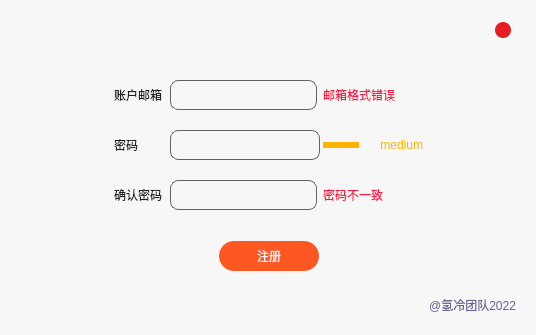
<?xml version="1.0" encoding="UTF-8"?>
<ui version="4.0">
 <class>Register</class>
 <widget class="QDialog" name="Register">
  <property name="windowModality">
   <enum>Qt::NonModal</enum>
  </property>
  <property name="geometry">
   <rect>
    <x>0</x>
    <y>0</y>
    <width>536</width>
    <height>335</height>
   </rect>
  </property>
  <property name="windowTitle">
   <string>Register</string>
  </property>
  <property name="styleSheet">
   <string notr="true">background:rgb(247,247,247);
border-radius:15px;
border:rgb(247,247,247);

</string>
  </property>
  <layout class="QGridLayout" name="gridLayout">
   <item row="0" column="0">
    <widget class="QFrame" name="frame">
     <property name="styleSheet">
      <string notr="true"/>
     </property>
     <property name="frameShape">
      <enum>QFrame::StyledPanel</enum>
     </property>
     <property name="frameShadow">
      <enum>QFrame::Raised</enum>
     </property>
     <layout class="QVBoxLayout" name="verticalLayout">
      <property name="spacing">
       <number>0</number>
      </property>
      <property name="leftMargin">
       <number>0</number>
      </property>
      <property name="topMargin">
       <number>0</number>
      </property>
      <property name="rightMargin">
       <number>0</number>
      </property>
      <property name="bottomMargin">
       <number>0</number>
      </property>
      <item>
       <widget class="QFrame" name="frame_2">
        <property name="sizePolicy">
         <sizepolicy hsizetype="Preferred" vsizetype="Maximum">
          <horstretch>0</horstretch>
          <verstretch>0</verstretch>
         </sizepolicy>
        </property>
        <property name="frameShape">
         <enum>QFrame::StyledPanel</enum>
        </property>
        <property name="frameShadow">
         <enum>QFrame::Raised</enum>
        </property>
        <layout class="QHBoxLayout" name="horizontalLayout">
         <item>
          <spacer name="horizontalSpacer">
           <property name="orientation">
            <enum>Qt::Horizontal</enum>
           </property>
           <property name="sizeHint" stdset="0">
            <size>
             <width>40</width>
             <height>16</height>
            </size>
           </property>
          </spacer>
         </item>
         <item>
          <widget class="QPushButton" name="close_button">
           <property name="sizePolicy">
            <sizepolicy hsizetype="Fixed" vsizetype="Fixed">
             <horstretch>0</horstretch>
             <verstretch>0</verstretch>
            </sizepolicy>
           </property>
           <property name="maximumSize">
            <size>
             <width>16</width>
             <height>16</height>
            </size>
           </property>
           <property name="styleSheet">
            <string notr="true">QPushButton{
	background:#e51c23;
	border-radius:8px;
}

QPushButton:hover{
	background:#b0120a;
}

QPushButton:pressed{
	background:#b0120a;
}</string>
           </property>
           <property name="text">
            <string/>
           </property>
          </widget>
         </item>
         <item>
          <spacer name="horizontalSpacer_3">
           <property name="orientation">
            <enum>Qt::Horizontal</enum>
           </property>
           <property name="sizeType">
            <enum>QSizePolicy::Maximum</enum>
           </property>
           <property name="sizeHint" stdset="0">
            <size>
             <width>5</width>
             <height>20</height>
            </size>
           </property>
          </spacer>
         </item>
        </layout>
       </widget>
      </item>
      <item>
       <widget class="QFrame" name="frame_3">
        <property name="frameShape">
         <enum>QFrame::StyledPanel</enum>
        </property>
        <property name="frameShadow">
         <enum>QFrame::Raised</enum>
        </property>
        <layout class="QGridLayout" name="gridLayout_3">
         <item row="0" column="1">
          <widget class="QFrame" name="frame_4">
           <property name="minimumSize">
            <size>
             <width>300</width>
             <height>0</height>
            </size>
           </property>
           <property name="frameShape">
            <enum>QFrame::StyledPanel</enum>
           </property>
           <property name="frameShadow">
            <enum>QFrame::Raised</enum>
           </property>
           <layout class="QVBoxLayout" name="verticalLayout_2">
            <item>
             <widget class="QFrame" name="frame_6">
              <property name="frameShape">
               <enum>QFrame::StyledPanel</enum>
              </property>
              <property name="frameShadow">
               <enum>QFrame::Raised</enum>
              </property>
              <layout class="QGridLayout" name="gridLayout_2">
               <item row="2" column="1">
                <widget class="QLineEdit" name="password_lineEdit">
                 <property name="sizePolicy">
                  <sizepolicy hsizetype="Expanding" vsizetype="Fixed">
                   <horstretch>0</horstretch>
                   <verstretch>0</verstretch>
                  </sizepolicy>
                 </property>
                 <property name="minimumSize">
                  <size>
                   <width>150</width>
                   <height>0</height>
                  </size>
                 </property>
                 <property name="maximumSize">
                  <size>
                   <width>16777215</width>
                   <height>30</height>
                  </size>
                 </property>
                 <property name="styleSheet">
                  <string notr="true">border:1px solid rgb(100,100,100);
border-radius:8px;
</string>
                 </property>
                 <property name="frame">
                  <bool>true</bool>
                 </property>
                 <property name="echoMode">
                  <enum>QLineEdit::Password</enum>
                 </property>
                 <property name="alignment">
                  <set>Qt::AlignCenter</set>
                 </property>
                </widget>
               </item>
               <item row="3" column="1">
                <spacer name="verticalSpacer_2">
                 <property name="orientation">
                  <enum>Qt::Vertical</enum>
                 </property>
                 <property name="sizeType">
                  <enum>QSizePolicy::Fixed</enum>
                 </property>
                 <property name="sizeHint" stdset="0">
                  <size>
                   <width>20</width>
                   <height>10</height>
                  </size>
                 </property>
                </spacer>
               </item>
               <item row="0" column="2">
                <widget class="QLabel" name="email_match_label">
                 <property name="minimumSize">
                  <size>
                   <width>100</width>
                   <height>0</height>
                  </size>
                 </property>
                 <property name="styleSheet">
                  <string notr="true">color: #FF1744;</string>
                 </property>
                 <property name="text">
                  <string>邮箱格式错误</string>
                 </property>
                </widget>
               </item>
               <item row="0" column="0">
                <widget class="QLabel" name="label">
                 <property name="minimumSize">
                  <size>
                   <width>50</width>
                   <height>30</height>
                  </size>
                 </property>
                 <property name="styleSheet">
                  <string notr="true">color: #212121;</string>
                 </property>
                 <property name="text">
                  <string>账户邮箱</string>
                 </property>
                </widget>
               </item>
               <item row="2" column="2">
                <widget class="QProgressBar" name="password_prograssBar">
                 <property name="sizePolicy">
                  <sizepolicy hsizetype="Fixed" vsizetype="Fixed">
                   <horstretch>0</horstretch>
                   <verstretch>0</verstretch>
                  </sizepolicy>
                 </property>
                 <property name="minimumSize">
                  <size>
                   <width>100</width>
                   <height>0</height>
                  </size>
                 </property>
                 <property name="styleSheet">
                  <string notr="true">QProgressBar{
	color: #FFB300;
} 

QProgressBar::chunk {
	background: #FFB300;
	margin-top: 8%;
	margin-bottom: 8%;
	margin-right: 30%;
}


</string>
                 </property>
                 <property name="value">
                  <number>66</number>
                 </property>
                 <property name="alignment">
                  <set>Qt::AlignRight|Qt::AlignTrailing|Qt::AlignVCenter</set>
                 </property>
                 <property name="textVisible">
                  <bool>true</bool>
                 </property>
                 <property name="orientation">
                  <enum>Qt::Horizontal</enum>
                 </property>
                 <property name="invertedAppearance">
                  <bool>false</bool>
                 </property>
                 <property name="textDirection">
                  <enum>QProgressBar::TopToBottom</enum>
                 </property>
                 <property name="format">
                  <string>medium</string>
                 </property>
                </widget>
               </item>
               <item row="4" column="0">
                <widget class="QLabel" name="label_5">
                 <property name="minimumSize">
                  <size>
                   <width>50</width>
                   <height>30</height>
                  </size>
                 </property>
                 <property name="styleSheet">
                  <string notr="true">color: #212121;</string>
                 </property>
                 <property name="text">
                  <string>确认密码</string>
                 </property>
                </widget>
               </item>
               <item row="1" column="1">
                <spacer name="verticalSpacer">
                 <property name="orientation">
                  <enum>Qt::Vertical</enum>
                 </property>
                 <property name="sizeType">
                  <enum>QSizePolicy::Fixed</enum>
                 </property>
                 <property name="sizeHint" stdset="0">
                  <size>
                   <width>20</width>
                   <height>10</height>
                  </size>
                 </property>
                </spacer>
               </item>
               <item row="4" column="2">
                <widget class="QLabel" name="password_match_label">
                 <property name="minimumSize">
                  <size>
                   <width>100</width>
                   <height>0</height>
                  </size>
                 </property>
                 <property name="styleSheet">
                  <string notr="true">color: #FF1744;</string>
                 </property>
                 <property name="text">
                  <string>密码不一致</string>
                 </property>
                </widget>
               </item>
               <item row="4" column="1">
                <widget class="QLineEdit" name="password_lineEdit_2">
                 <property name="sizePolicy">
                  <sizepolicy hsizetype="Expanding" vsizetype="Fixed">
                   <horstretch>0</horstretch>
                   <verstretch>0</verstretch>
                  </sizepolicy>
                 </property>
                 <property name="maximumSize">
                  <size>
                   <width>16777215</width>
                   <height>30</height>
                  </size>
                 </property>
                 <property name="styleSheet">
                  <string notr="true">border:1px solid rgb(100,100,100);
border-radius:8px;
</string>
                 </property>
                 <property name="frame">
                  <bool>true</bool>
                 </property>
                 <property name="echoMode">
                  <enum>QLineEdit::Password</enum>
                 </property>
                 <property name="alignment">
                  <set>Qt::AlignCenter</set>
                 </property>
                </widget>
               </item>
               <item row="2" column="0">
                <widget class="QLabel" name="label_2">
                 <property name="minimumSize">
                  <size>
                   <width>50</width>
                   <height>30</height>
                  </size>
                 </property>
                 <property name="styleSheet">
                  <string notr="true">color: #212121;</string>
                 </property>
                 <property name="text">
                  <string>密码</string>
                 </property>
                </widget>
               </item>
               <item row="0" column="1">
                <widget class="QLineEdit" name="email_lineEdit">
                 <property name="sizePolicy">
                  <sizepolicy hsizetype="Expanding" vsizetype="Fixed">
                   <horstretch>0</horstretch>
                   <verstretch>0</verstretch>
                  </sizepolicy>
                 </property>
                 <property name="maximumSize">
                  <size>
                   <width>16777215</width>
                   <height>30</height>
                  </size>
                 </property>
                 <property name="styleSheet">
                  <string notr="true">border:1px solid rgb(100,100,100);
border-radius:8px;
</string>
                 </property>
                 <property name="frame">
                  <bool>true</bool>
                 </property>
                 <property name="alignment">
                  <set>Qt::AlignCenter</set>
                 </property>
                </widget>
               </item>
              </layout>
             </widget>
            </item>
            <item>
             <widget class="QFrame" name="frame_5">
              <property name="sizePolicy">
               <sizepolicy hsizetype="Preferred" vsizetype="Maximum">
                <horstretch>0</horstretch>
                <verstretch>0</verstretch>
               </sizepolicy>
              </property>
              <property name="frameShape">
               <enum>QFrame::StyledPanel</enum>
              </property>
              <property name="frameShadow">
               <enum>QFrame::Raised</enum>
              </property>
              <layout class="QHBoxLayout" name="horizontalLayout_2">
               <item>
                <spacer name="horizontalSpacer_4">
                 <property name="orientation">
                  <enum>Qt::Horizontal</enum>
                 </property>
                 <property name="sizeHint" stdset="0">
                  <size>
                   <width>40</width>
                   <height>20</height>
                  </size>
                 </property>
                </spacer>
               </item>
               <item>
                <widget class="QPushButton" name="register_button">
                 <property name="sizePolicy">
                  <sizepolicy hsizetype="Minimum" vsizetype="Maximum">
                   <horstretch>0</horstretch>
                   <verstretch>0</verstretch>
                  </sizepolicy>
                 </property>
                 <property name="minimumSize">
                  <size>
                   <width>100</width>
                   <height>30</height>
                  </size>
                 </property>
                 <property name="maximumSize">
                  <size>
                   <width>16777215</width>
                   <height>30</height>
                  </size>
                 </property>
                 <property name="styleSheet">
                  <string notr="true">QPushButton{
	background:#ff5722;
	border-radius:15px;
	color:rgb(247,247,247);
}

QPushButton:hover{
	background:#d84315;
}

QPushButton:pressed{
	background:#d84315;
}</string>
                 </property>
                 <property name="text">
                  <string>注册</string>
                 </property>
                </widget>
               </item>
               <item>
                <spacer name="horizontalSpacer_5">
                 <property name="orientation">
                  <enum>Qt::Horizontal</enum>
                 </property>
                 <property name="sizeHint" stdset="0">
                  <size>
                   <width>40</width>
                   <height>20</height>
                  </size>
                 </property>
                </spacer>
               </item>
              </layout>
             </widget>
            </item>
           </layout>
          </widget>
         </item>
         <item row="1" column="0" colspan="3">
          <widget class="QFrame" name="frame_7">
           <property name="sizePolicy">
            <sizepolicy hsizetype="Preferred" vsizetype="Maximum">
             <horstretch>0</horstretch>
             <verstretch>0</verstretch>
            </sizepolicy>
           </property>
           <property name="maximumSize">
            <size>
             <width>16777215</width>
             <height>20</height>
            </size>
           </property>
           <property name="frameShape">
            <enum>QFrame::StyledPanel</enum>
           </property>
           <property name="frameShadow">
            <enum>QFrame::Raised</enum>
           </property>
           <layout class="QHBoxLayout" name="horizontalLayout_3">
            <property name="spacing">
             <number>0</number>
            </property>
            <property name="leftMargin">
             <number>0</number>
            </property>
            <property name="topMargin">
             <number>0</number>
            </property>
            <property name="rightMargin">
             <number>0</number>
            </property>
            <property name="bottomMargin">
             <number>0</number>
            </property>
            <item>
             <widget class="QLabel" name="label_4">
              <property name="styleSheet">
               <string notr="true">color:#212121;</string>
              </property>
              <property name="text">
               <string/>
              </property>
             </widget>
            </item>
            <item>
             <widget class="QLabel" name="label_3">
              <property name="styleSheet">
               <string notr="true">color:rgb(100,100,150)</string>
              </property>
              <property name="text">
               <string>@氢冷团队2022</string>
              </property>
              <property name="alignment">
               <set>Qt::AlignRight|Qt::AlignTrailing|Qt::AlignVCenter</set>
              </property>
             </widget>
            </item>
           </layout>
          </widget>
         </item>
         <item row="0" column="2">
          <spacer name="horizontalSpacer_9">
           <property name="orientation">
            <enum>Qt::Horizontal</enum>
           </property>
           <property name="sizeType">
            <enum>QSizePolicy::Maximum</enum>
           </property>
           <property name="sizeHint" stdset="0">
            <size>
             <width>71</width>
             <height>20</height>
            </size>
           </property>
          </spacer>
         </item>
         <item row="0" column="0">
          <spacer name="horizontalSpacer_8">
           <property name="orientation">
            <enum>Qt::Horizontal</enum>
           </property>
           <property name="sizeType">
            <enum>QSizePolicy::Maximum</enum>
           </property>
           <property name="sizeHint" stdset="0">
            <size>
             <width>72</width>
             <height>20</height>
            </size>
           </property>
          </spacer>
         </item>
        </layout>
       </widget>
      </item>
     </layout>
    </widget>
   </item>
  </layout>
 </widget>
 <resources>
  <include location="../../QingLiaoClient.qrc"/>
 </resources>
 <connections/>
</ui>
